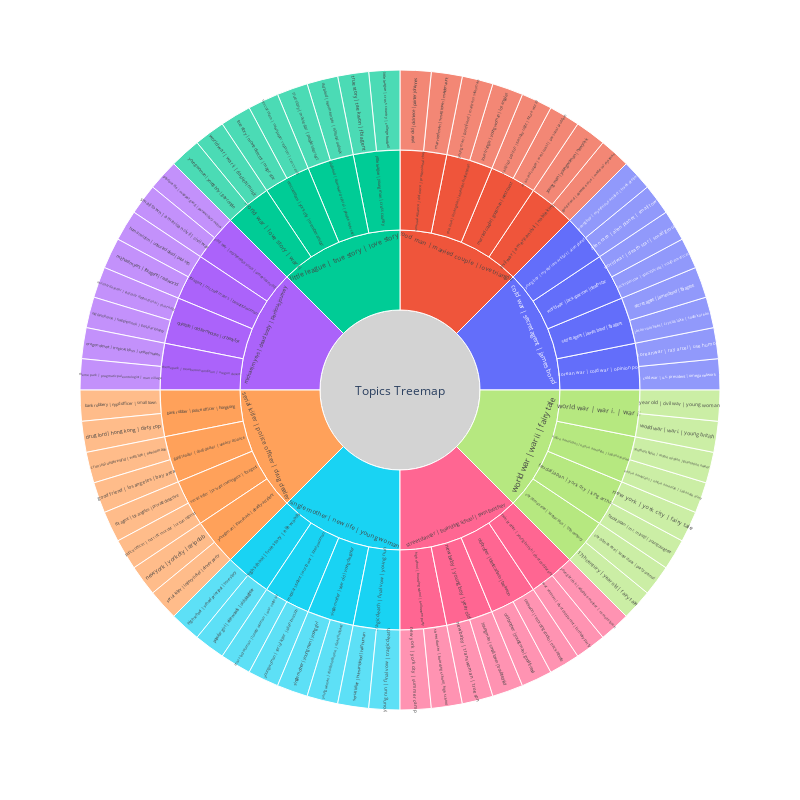

Notebook code for this chart:
### Code cell
fig = nested.nested_maps(
        size_rule="equal_size",
        map_type="sunburst", # Try sunburst
        width=800,
        height=800,
        query=None) # You can query the map with an exact query

fig.show()

### Figure 1 — Plotly figure (JSON) as saved in the notebook; plotly's stock layout.template omitted (floating-point values rounded to 4 significant figures)
{"data": [{"branchvalues": "total", "domain": {"x": [0, 1], "y": [0, 1]}, "hovertemplate": "labels=%{label}<br>topic_size=%{value}<br>parent=%{parent}<extra></extra>", "ids": ["Topics Treemap/world war | war ii | fairy tale/christmas eve | santa claus | 17th century/17th century | year old | fairy tale", "Topics Treemap/cold war | secret agent | james bond/young boy | mysterious artifact | alien planet/alien race | alien planet | small town", "Topics Treemap/serial killer | police officer | drug dealer/bank robber | police officer | hong kong/bank robbery | nypd officer | small town", "Topics Treemap/world war | war ii | fairy tale/christmas eve | santa claus | 17th century/christmas eve | santa claus | party animal", "Topics Treemap/cold war | secret agent | james bond/korean war | cold war | opinion poll/cold war | u.s. president | omega network", "Topics Treemap/serial killer | police officer | drug dealer/gang leader | drug dealer | uneasy alliance/criminal underworld | well life | new inmate", "Topics Treemap/serial killer | police officer | drug dealer/bank robber | police officer | hong kong/drug lord | hong kong | dirty cop", "Topics Treemap/serial killer | police officer | drug dealer/serial killer | private investigator | fbi agent/fbi agent | los angeles | private detective", "Topics Treemap/world war | war ii | fairy tale/feudal japan | york city | king arthur/feudal japan | mr. miyagi | young daughter", "Topics Treemap/serial killer | police officer | drug dealer/gang leader | drug dealer | uneasy alliance/good friend | los angeles | bay area", "Topics Treemap/good man | married couple | love triangle/civil war | american civil | noble king/good friend | obsessive love | medieval rajasthan", "Topics Treemap/single mother | new life | young woman/high school | true story | elle woods/high school | school principal | true story", "Topics Treemap/michael myers | dead body | perilous journey/fbi agent | michael myers | beautiful woman/human victim | unburied dead | paul vitti", "Topics Treemap/cold war | secret agent | james bond/world war | jack sparrow | death star/jack sparrow | space pirate | south american", "Topics Treemap/cold war | secret agent | james bond/secret agent | james bond | fbi agent/jason voorhees | crystal lake | south korean", "Topics Treemap/cold war | secret agent | james bond/korean war | cold war | opinion poll/korean war | ray arcel | use humor", "Topics Treemap/little league | true story | love story/little league | young man | cross country/little league | cross country | college football", "Topics Treemap/good man | married couple | love triangle/true love | los angeles | american businessman/love triangle | young woman | los angeles", "Topics Treemap/good man | married couple | love triangle/married couple | good man | west coast/married couple | west coast | personal problem", "Topics Treemap/good man | married couple | love triangle/unusual alliance | old niece | professional chef/married man | small town | maiden aunt", "Topics Treemap/single mother | new life | young woman/medical student | world war | lonely woman/married woman | lonely woman | war veteran", "Topics Treemap/michael myers | dead body | perilous journey/fbi agent | michael myers | beautiful woman/michael myers | fbi agent | real world", "Topics Treemap/michael myers | dead body | perilous journey/quiet life | old farmhouse | urbane fox/military deserter | radically dysfunctional | thief kitty", "Topics Treemap/world war | war ii | fairy tale/native americans | native american | japanese army/native americans | native american | japanese army", "Topics Treemap/street dancer | boarding school | twin brother/new baby | young boy | year old/new baby | trans woman | true son", "Topics Treemap/world war | war ii | fairy tale/feudal japan | york city | king arthur/new york | york city | fairy tale", "Topics Treemap/serial killer | police officer | drug dealer/young man | loan shark | deadly accident/new york | york city | strip club", "Topics Treemap/street dancer | boarding school | twin brother/high school | boarding school | halloween party/new york | york city | summer camp", "Topics Treemap/little league | true story | love story/old band | downward spiral | people intersect/old band | new member | nihilistic outlook", "Topics Treemap/street dancer | boarding school | twin brother/old brother | identical twin | tae kwon/old brother | young man | good friend", "Topics Treemap/michael myers | dead body | perilous journey/quiet life | old farmhouse | urbane fox/old farmhouse | trappist monk | peculiar bounty", "Topics Treemap/michael myers | dead body | perilous journey/theme park | treacherous condition | oregon desert/oregon desert | tropical bliss | united states", "Topics Treemap/serial killer | police officer | drug dealer/serial killer | private investigator | fbi agent/police officer | horrific murder | urban legend", "Topics Treemap/single mother | new life | young woman/high school | true story | elle woods/popular girl | elle woods | old daughter", "Topics Treemap/michael myers | dead body | perilous journey/civil war | mysterious virus | american civil/precious life | muppet gang | paramilitary militia", "Topics Treemap/good man | married couple | love triangle/married couple | good man | west coast/religious position | tuesday night | future world", "Topics Treemap/little league | true story | love story/rescue team | york city | member alistair/rescue team | newspaper reporter | car crash", "Topics Treemap/cold war | secret agent | james bond/secret agent | james bond | fbi agent/secret agent | james bond | fbi agent", "Topics Treemap/single mother | new life | young woman/tragic death | final vow | young nun/serial killer | human blood | half human", "Topics Treemap/serial killer | police officer | drug dealer/young man | loan shark | deadly accident/serial killer | lottery ticket | dinner party", "Topics Treemap/single mother | new life | young woman/single mother | year old | young daughter/single mother | young man | young girl", "Topics Treemap/michael myers | dead body | perilous journey/civil war | mysterious virus | american civil/small town | american civil | civil war", "Topics Treemap/world war | war ii | fairy tale/native americans | native american | japanese army/southern belle | rescue mission | plantation owner", "Topics Treemap/street dancer | boarding school | twin brother/high school | boarding school | halloween party/street dancer | boarding school | high school", "Topics Treemap/street dancer | boarding school | twin brother/old brother | identical twin | tae kwon/tae kwon | recording studio | track athlete", "Topics Treemap/michael myers | dead body | perilous journey/theme park | treacherous condition | oregon desert/theme park | pragmatic paleontologist | man village", "Topics Treemap/little league | true story | love story/rescue team | york city | member alistair/true story | movie director | major star", "Topics Treemap/little league | true story | love story/old band | downward spiral | people intersect/true story | movie star | people intersect", "Topics Treemap/little league | true story | love story/little league | young man | cross country/true story | tae kwon | fbi agent", "Topics Treemap/street dancer | boarding school | twin brother/twin brother | young british | divorced parent/war veteran | divorced parent | birthday party", "Topics Treemap/cold war | secret agent | james bond/world war | jack sparrow | death star/world war | death star | small group", "Topics Treemap/world war | war ii | fairy tale/world war | war i. | war ii/world war | war i. | young british", "Topics Treemap/little league | true story | love story/world war | love story | war ii/world war | war ii | classical music", "Topics Treemap/world war | war ii | fairy tale/world war | war i. | war ii/year old | civil war | young woman", "Topics Treemap/good man | married couple | love triangle/unusual alliance | old niece | professional chef/year old | old niece | painter johannes", "Topics Treemap/cold war | secret agent | james bond/young boy | mysterious artifact | alien planet/young boy | mysterious artifact | frank drebin", "Topics Treemap/street dancer | boarding school | twin brother/twin brother | young british | divorced parent/young british | adoptive mother | remote town", "Topics Treemap/good man | married couple | love triangle/true love | los angeles | american businessman/young man | good friend | mattress salesman", "Topics Treemap/street dancer | boarding school | twin brother/new baby | young boy | year old/young man | small town | troubled kid", "Topics Treemap/good man | married couple | love triangle/civil war | american civil | noble king/young man | young woman | new york", "Topics Treemap/single mother | new life | young woman/tragic death | final vow | young nun/young nun | final vow | tragic death", "Topics Treemap/single mother | new life | young woman/single mother | year old | young daughter/young woman | childhood home | dead husband", "Topics Treemap/single mother | new life | young woman/medical student | world war | lonely woman/young woman | serial killer | alien invasion", "Topics Treemap/little league | true story | love story/world war | love story | war ii/young woman | young boy | gay couple", "Topics Treemap/serial killer | police officer | drug dealer/bank robber | police officer | hong kong", "Topics Treemap/world war | war ii | fairy tale/christmas eve | santa claus | 17th century", "Topics Treemap/good man | married couple | love triangle/civil war | american civil | noble king", "Topics Treemap/michael myers | dead body | perilous journey/civil war | mysterious virus | american civil", "Topics Treemap/michael myers | dead body | perilous journey/fbi agent | michael myers | beautiful woman", "Topics Treemap/world war | war ii | fairy tale/feudal japan | york city | king arthur", "Topics Treemap/serial killer | police officer | drug dealer/gang leader | drug dealer | uneasy alliance", "Topics Treemap/street dancer | boarding school | twin brother/high school | boarding school | halloween party", "Topics Treemap/single mother | new life | young woman/high school | true story | elle woods", "Topics Treemap/cold war | secret agent | james bond/korean war | cold war | opinion poll", "Topics Treemap/little league | true story | love story/little league | young man | cross country", "Topics Treemap/good man | married couple | love triangle/married couple | good man | west coast", "Topics Treemap/single mother | new life | young woman/medical student | world war | lonely woman", "Topics Treemap/world war | war ii | fairy tale/native americans | native american | japanese army", "Topics Treemap/street dancer | boarding school | twin brother/new baby | young boy | year old", "Topics Treemap/little league | true story | love story/old band | downward spiral | people intersect", "Topics Treemap/street dancer | boarding school | twin brother/old brother | identical twin | tae kwon", "Topics Treemap/michael myers | dead body | perilous journey/quiet life | old farmhouse | urbane fox", "Topics Treemap/little league | true story | love story/rescue team | york city | member alistair", "Topics Treemap/cold war | secret agent | james bond/secret agent | james bond | fbi agent", "Topics Treemap/serial killer | police officer | drug dealer/serial killer | private investigator | fbi agent", "Topics Treemap/single mother | new life | young woman/single mother | year old | young daughter", "Topics Treemap/michael myers | dead body | perilous journey/theme park | treacherous condition | oregon desert", "Topics Treemap/single mother | new life | young woman/tragic death | final vow | young nun", "Topics Treemap/good man | married couple | love triangle/true love | los angeles | american businessman", "Topics Treemap/street dancer | boarding school | twin brother/twin brother | young british | divorced parent", "Topics Treemap/good man | married couple | love triangle/unusual alliance | old niece | professional chef", "Topics Treemap/cold war | secret agent | james bond/world war | jack sparrow | death star", "Topics Treemap/little league | true story | love story/world war | love story | war ii", "Topics Treemap/world war | war ii | fairy tale/world war | war i. | war ii", "Topics Treemap/cold war | secret agent | james bond/young boy | mysterious artifact | alien planet", "Topics Treemap/serial killer | police officer | drug dealer/young man | loan shark | deadly accident", "Topics Treemap/cold war | secret agent | james bond", "Topics Treemap/good man | married couple | love triangle", "Topics Treemap/little league | true story | love story", "Topics Treemap/michael myers | dead body | perilous journey", "Topics Treemap/serial killer | police officer | drug dealer", "Topics Treemap/single mother | new life | young woman", "Topics Treemap/street dancer | boarding school | twin brother", "Topics Treemap/world war | war ii | fairy tale", "Topics Treemap"], "labels": ["17th century | year old | fairy tale", "alien race | alien planet | small town", "bank robbery | nypd officer | small town", "christmas eve | santa claus | party animal", "cold war | u.s. president | omega network", "criminal underworld | well life | new inmate", "drug lord | hong kong | dirty cop", "fbi agent | los angeles | private detective", "feudal japan | mr. miyagi | young daughter", "good friend | los angeles | bay area", "good friend | obsessive love | medieval rajasthan", "high school | school principal | true story", "human victim | unburied dead | paul vitti", "jack sparrow | space pirate | south american", "jason voorhees | crystal lake | south korean", "korean war | ray arcel | use humor", "little league | cross country | college football", "love triangle | young woman | los angeles", "married couple | west coast | personal problem", "married man | small town | maiden aunt", "married woman | lonely woman | war veteran", "michael myers | fbi agent | real world", "military deserter | radically dysfunctional | thief kitty", "native americans | native american | japanese army", "new baby | trans woman | true son", "new york | york city | fairy tale", "new york | york city | strip club", "new york | york city | summer camp", "old band | new member | nihilistic outlook", "old brother | young man | good friend", "old farmhouse | trappist monk | peculiar bounty", "oregon desert | tropical bliss | united states", "police officer | horrific murder | urban legend", "popular girl | elle woods | old daughter", "precious life | muppet gang | paramilitary militia", "religious position | tuesday night | future world", "rescue team | newspaper reporter | car crash", "secret agent | james bond | fbi agent", "serial killer | human blood | half human", "serial killer | lottery ticket | dinner party", "single mother | young man | young girl", "small town | american civil | civil war", "southern belle | rescue mission | plantation owner", "street dancer | boarding school | high school", "tae kwon | recording studio | track athlete", "theme park | pragmatic paleontologist | man village", "true story | movie director | major star", "true story | movie star | people intersect", "true story | tae kwon | fbi agent", "war veteran | divorced parent | birthday party", "world war | death star | small group", "world war | war i. | young british", "world war | war ii | classical music", "year old | civil war | young woman", "year old | old niece | painter johannes", "young boy | mysterious artifact | frank drebin", "young british | adoptive mother | remote town", "young man | good friend | mattress salesman", "young man | small town | troubled kid", "young man | young woman | new york", "young nun | final vow | tragic death", "young woman | childhood home | dead husband", "young woman | serial killer | alien invasion", "young woman | young boy | gay couple", "bank robber | police officer | hong kong", "christmas eve | santa claus | 17th century", "civil war | american civil | noble king", "civil war | mysterious virus | american civil", "fbi agent | michael myers | beautiful woman", "feudal japan | york city | king arthur", "gang leader | drug dealer | uneasy alliance", "high school | boarding school | halloween party", "high school | true story | elle woods", "korean war | cold war | opinion poll", "little league | young man | cross country", "married couple | good man | west coast", "medical student | world war | lonely woman", "native americans | native american | japanese army", "new baby | young boy | year old", "old band | downward spiral | people intersect", "old brother | identical twin | tae kwon", "quiet life | old farmhouse | urbane fox", "rescue team | york city | member alistair", "secret agent | james bond | fbi agent", "serial killer | private investigator | fbi agent", "single mother | year old | young daughter", "theme park | treacherous condition | oregon desert", "tragic death | final vow | young nun", "true love | los angeles | american businessman", "twin brother | young british | divorced parent", "unusual alliance | old niece | professional chef", "world war | jack sparrow | death star", "world war | love story | war ii", "world war | war i. | war ii", "young boy | mysterious artifact | alien planet", "young man | loan shark | deadly accident", "cold war | secret agent | james bond", "good man | married couple | love triangle", "little league | true story | love story", "michael myers | dead body | perilous journey", "serial killer | police officer | drug dealer", "single mother | new life | young woman", "street dancer | boarding school | twin brother", "world war | war ii | fairy tale", "Topics Treemap"], "name": "", "parents": ["Topics Treemap/world war | war ii | fairy tale/christmas eve | santa claus | 17th century", "Topics Treemap/cold war | secret agent | james bond/young boy | mysterious artifact | alien planet", "Topics Treemap/serial killer | police officer | drug dealer/bank robber | police officer | hong kong", "Topics Treemap/world war | war ii | fairy tale/christmas eve | santa claus | 17th century", "Topics Treemap/cold war | secret agent | james bond/korean war | cold war | opinion poll", "Topics Treemap/serial killer | police officer | drug dealer/gang leader | drug dealer | uneasy alliance", "Topics Treemap/serial killer | police officer | drug dealer/bank robber | police officer | hong kong", "Topics Treemap/serial killer | police officer | drug dealer/serial killer | private investigator | fbi agent", "Topics Treemap/world war | war ii | fairy tale/feudal japan | york city | king arthur", "Topics Treemap/serial killer | police officer | drug dealer/gang leader | drug dealer | uneasy alliance", "Topics Treemap/good man | married couple | love triangle/civil war | american civil | noble king", "Topics Treemap/single mother | new life | young woman/high school | true story | elle woods", "Topics Treemap/michael myers | dead body | perilous journey/fbi agent | michael myers | beautiful woman", "Topics Treemap/cold war | secret agent | james bond/world war | jack sparrow | death star", "Topics Treemap/cold war | secret agent | james bond/secret agent | james bond | fbi agent", "Topics Treemap/cold war | secret agent | james bond/korean war | cold war | opinion poll", "Topics Treemap/little league | true story | love story/little league | young man | cross country", "Topics Treemap/good man | married couple | love triangle/true love | los angeles | american businessman", "Topics Treemap/good man | married couple | love triangle/married couple | good man | west coast", "Topics Treemap/good man | married couple | love triangle/unusual alliance | old niece | professional chef", "Topics Treemap/single mother | new life | young woman/medical student | world war | lonely woman", "Topics Treemap/michael myers | dead body | perilous journey/fbi agent | michael myers | beautiful woman", "Topics Treemap/michael myers | dead body | perilous journey/quiet life | old farmhouse | urbane fox", "Topics Treemap/world war | war ii | fairy tale/native americans | native american | japanese army", "Topics Treemap/street dancer | boarding school | twin brother/new baby | young boy | year old", "Topics Treemap/world war | war ii | fairy tale/feudal japan | york city | king arthur", "Topics Treemap/serial killer | police officer | drug dealer/young man | loan shark | deadly accident", "Topics Treemap/street dancer | boarding school | twin brother/high school | boarding school | halloween party", "Topics Treemap/little league | true story | love story/old band | downward spiral | people intersect", "Topics Treemap/street dancer | boarding school | twin brother/old brother | identical twin | tae kwon", "Topics Treemap/michael myers | dead body | perilous journey/quiet life | old farmhouse | urbane fox", "Topics Treemap/michael myers | dead body | perilous journey/theme park | treacherous condition | oregon desert", "Topics Treemap/serial killer | police officer | drug dealer/serial killer | private investigator | fbi agent", "Topics Treemap/single mother | new life | young woman/high school | true story | elle woods", "Topics Treemap/michael myers | dead body | perilous journey/civil war | mysterious virus | american civil", "Topics Treemap/good man | married couple | love triangle/married couple | good man | west coast", "Topics Treemap/little league | true story | love story/rescue team | york city | member alistair", "Topics Treemap/cold war | secret agent | james bond/secret agent | james bond | fbi agent", "Topics Treemap/single mother | new life | young woman/tragic death | final vow | young nun", "Topics Treemap/serial killer | police officer | drug dealer/young man | loan shark | deadly accident", "Topics Treemap/single mother | new life | young woman/single mother | year old | young daughter", "Topics Treemap/michael myers | dead body | perilous journey/civil war | mysterious virus | american civil", "Topics Treemap/world war | war ii | fairy tale/native americans | native american | japanese army", "Topics Treemap/street dancer | boarding school | twin brother/high school | boarding school | halloween party", "Topics Treemap/street dancer | boarding school | twin brother/old brother | identical twin | tae kwon", "Topics Treemap/michael myers | dead body | perilous journey/theme park | treacherous condition | oregon desert", "Topics Treemap/little league | true story | love story/rescue team | york city | member alistair", "Topics Treemap/little league | true story | love story/old band | downward spiral | people intersect", "Topics Treemap/little league | true story | love story/little league | young man | cross country", "Topics Treemap/street dancer | boarding school | twin brother/twin brother | young british | divorced parent", "Topics Treemap/cold war | secret agent | james bond/world war | jack sparrow | death star", "Topics Treemap/world war | war ii | fairy tale/world war | war i. | war ii", "Topics Treemap/little league | true story | love story/world war | love story | war ii", "Topics Treemap/world war | war ii | fairy tale/world war | war i. | war ii", "Topics Treemap/good man | married couple | love triangle/unusual alliance | old niece | professional chef", "Topics Treemap/cold war | secret agent | james bond/young boy | mysterious artifact | alien planet", "Topics Treemap/street dancer | boarding school | twin brother/twin brother | young british | divorced parent", "Topics Treemap/good man | married couple | love triangle/true love | los angeles | american businessman", "Topics Treemap/street dancer | boarding school | twin brother/new baby | young boy | year old", "Topics Treemap/good man | married couple | love triangle/civil war | american civil | noble king", "Topics Treemap/single mother | new life | young woman/tragic death | final vow | young nun", "Topics Treemap/single mother | new life | young woman/single mother | year old | young daughter", "Topics Treemap/single mother | new life | young woman/medical student | world war | lonely woman", "Topics Treemap/little league | true story | love story/world war | love story | war ii", "Topics Treemap/serial killer | police officer | drug dealer", "Topics Treemap/world war | war ii | fairy tale", "Topics Treemap/good man | married couple | love triangle", "Topics Treemap/michael myers | dead body | perilous journey", "Topics Treemap/michael myers | dead body | perilous journey", "Topics Treemap/world war | war ii | fairy tale", "Topics Treemap/serial killer | police officer | drug dealer", "Topics Treemap/street dancer | boarding school | twin brother", "Topics Treemap/single mother | new life | young woman", "Topics Treemap/cold war | secret agent | james bond", "Topics Treemap/little league | true story | love story", "Topics Treemap/good man | married couple | love triangle", "Topics Treemap/single mother | new life | young woman", "Topics Treemap/world war | war ii | fairy tale", "Topics Treemap/street dancer | boarding school | twin brother", "Topics Treemap/little league | true story | love story", "Topics Treemap/street dancer | boarding school | twin brother", "Topics Treemap/michael myers | dead body | perilous journey", "Topics Treemap/little league | true story | love story", "Topics Treemap/cold war | secret agent | james bond", "Topics Treemap/serial killer | police officer | drug dealer", "Topics Treemap/single mother | new life | young woman", "Topics Treemap/michael myers | dead body | perilous journey", "Topics Treemap/single mother | new life | young woman", "Topics Treemap/good man | married couple | love triangle", "Topics Treemap/street dancer | boarding school | twin brother", "Topics Treemap/good man | married couple | love triangle", "Topics Treemap/cold war | secret agent | james bond", "Topics Treemap/little league | true story | love story", "Topics Treemap/world war | war ii | fairy tale", "Topics Treemap/cold war | secret agent | james bond", "Topics Treemap/serial killer | police officer | drug dealer", "Topics Treemap", "Topics Treemap", "Topics Treemap", "Topics Treemap", "Topics Treemap", "Topics Treemap", "Topics Treemap", "Topics Treemap", ""], "root": {"color": "lightgrey"}, "type": "sunburst", "values": [1, 1, 1, 1, 1, 1, 1, 1, 1, 1, 1, 1, 1, 1, 1, 1, 1, 1, 1, 1, 1, 1, 1, 1, 1, 1, 1, 1, 1, 1, 1, 1, 1, 1, 1, 1, 1, 1, 1, 1, 1, 1, 1, 1, 1, 1, 1, 1, 1, 1, 1, 1, 1, 1, 1, 1, 1, 1, 1, 1, 1, 1, 1, 1, 2, 2, 2, 2, 2, 2, 2, 2, 2, 2, 2, 2, 2, 2, 2, 2, 2, 2, 2, 2, 2, 2, 2, 2, 2, 2, 2, 2, 2, 2, 2, 2, 8, 8, 8, 8, 8, 8, 8, 8, 64]}], "layout": {"height": 800, "legend": {"tracegroupgap": 0}, "margin": {"t": 60}, "width": 800}}
